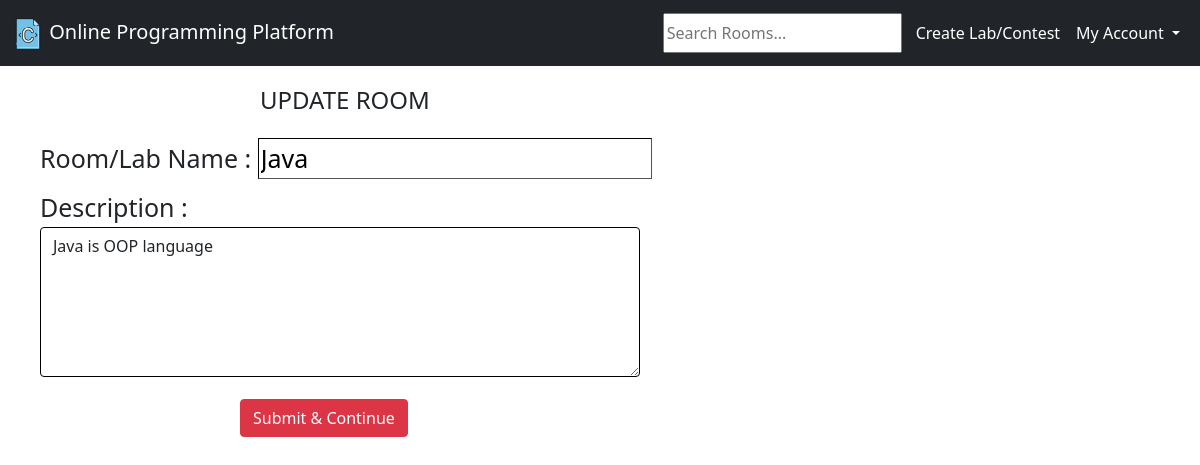
The app's page /update_room/4 (signed in), older data.
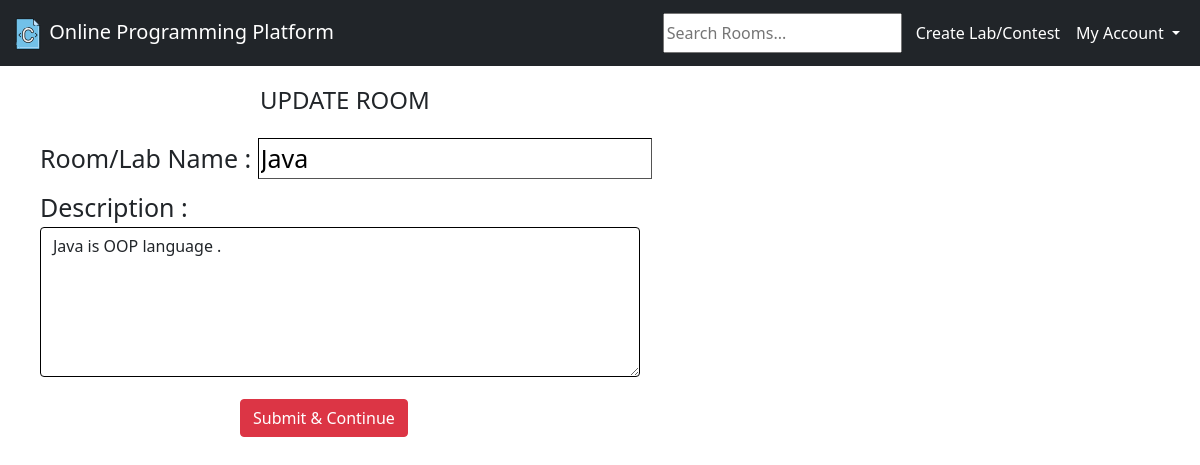
The same page, newer data.
### base/models.py (models this page shows, shortened)
class Room(models.Model):
    host = models.ForeignKey(User, on_delete=models.SET_NULL, null=True)
    name = models.CharField(max_length=200)
    description = models.TextField(null=True, blank=True)
    updated = models.DateTimeField(auto_now=True)
    created = models.DateTimeField(auto_now_add=True)
    class Meta:
        ordering = ['-updated', '-created']

### base/views.py (the view)
# urls.py: path('update_room/<str:pk>', views.updateRoom, name="updateRoom"),
@login_required(login_url='login')
def updateRoom(request, pk):
    room = Room.objects.get(id=pk)
    if request.user != room.host:
        return HttpResponse("You can't do this ...")
    if request.method == "POST":
        room = Room.objects.get(id=pk)
        room.name = request.POST.get('roomname')  # name of element in form
        room.description = request.POST['description']
        room.save()
        return redirect('home')
    context = {'room': room}
    return render(request, "form2.html", context)

### templates/form2.html (shortened to what this page needs)
{% extends 'main.html' %}
{% block content %}
<div style="padding-top:20px; padding-left:40px;font-size:25px">
    {% if room %}
    <h4 style="padding-left:220px;padding-bottom:15px;"> UPDATE ROOM </h4>
    {%else%}
    <h4 style="padding-left:120px;padding-bottom:15px;"> CREATE ROOM and QUESTIONS </h4>
    {%endif%}
    <div>
        <form method="POST" action="">
            <div style="padding-bottom:10px;">
                <label for="">Room/Lab Name : </label>
                <input type="text" id="roomname" name="roomname" required  value="{{room.name}}"
                       style="width:394px; border-width:1px; border-color:black">
            </div>
            <div style="padding-bottom:10px;">
                <label for="">Description : </label>
                <textarea class="form-control"  id="description" name="description"
                          style="height: 150px;width:600px; border-width:1px;
                          border-color:black">{{room.description}}</textarea>
            </div>
            <div style="padding-left:200px; padding-top:10px">
                <button class="btn btn-danger" type="submit">Submit & Continue</button>
            </div>
        </form>
    </div>
</div>
{% endblock %}

Row changes from the older to the newer data that the page shows:
changed Room "Java": description "Java is OOP language" → "Java is OOP language ."
